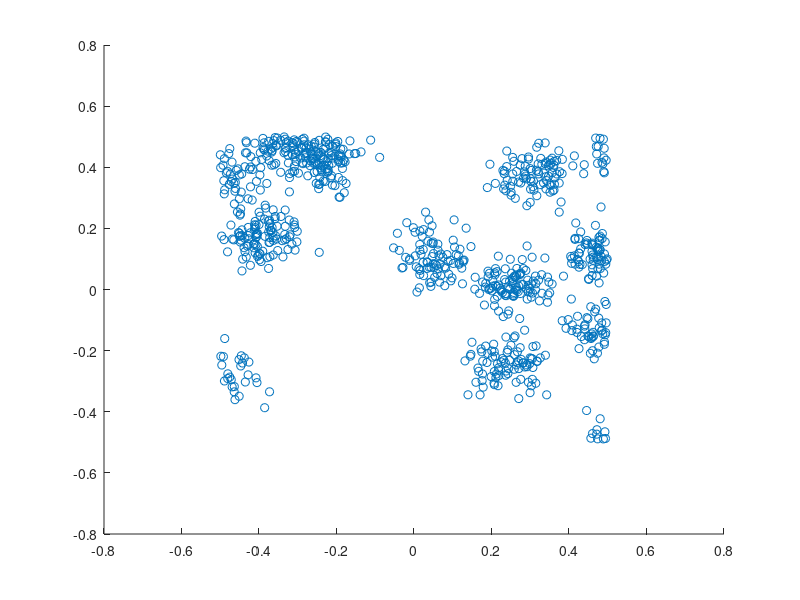

This chart was generated by the following MATLAB code:
% Simulate a Thomas cluster point process on a rectangle.
% Author: H. Paul Keeler, 2018.
% Website: hpaulkeeler.com
% Repository: github.com/hpaulkeeler/posts
% For more details, see the post:
% hpaulkeeler.com/simulating-a-thomas-cluster-point-process/

%Simulation window parameters
xMin=-.5;
xMax=.5;
yMin=-.5;
yMax=.5;

%Parameters for the parent and daughter point processes 
lambdaParent=10;%density of parent Poisson point process
lambdaDaughter=100;%mean number of points in each cluster
sigma=0.05;%sigma for normal variables (ie random locations) of daughters

%Extended simulation windows parameters
rExt=6*sigma; %extension parameter -- use factor of deviation
%for rExt, use factor of deviation sigma eg 5 or 6
xMinExt=xMin-rExt;
xMaxExt=xMax+rExt;
yMinExt=yMin-rExt;
yMaxExt=yMax+rExt;
%rectangle dimensions
xDeltaExt=xMaxExt-xMinExt;
yDeltaExt=yMaxExt-yMinExt;
areaTotalExt=xDeltaExt*yDeltaExt; %area of extended rectangle

%Simulate Poisson point process for the parents
numbPointsParent=poissrnd(areaTotalExt*lambdaParent,1,1);%Poisson number 
%x and y coordinates of Poisson points for the parent
xxParent=xMinExt+xDeltaExt*rand(numbPointsParent,1);
yyParent=yMinExt+yDeltaExt*rand(numbPointsParent,1);

%Simulate Poisson point process for the daughters (ie final poiint process)
numbPointsDaughter=poissrnd(lambdaDaughter,numbPointsParent,1); 
numbPoints=sum(numbPointsDaughter); %total number of points

%Generate the (relative) locations in Cartesian coordinates by 
%simulating independent normal variables
xx0=normrnd(0,sigma,numbPoints,1);
yy0=normrnd(0,sigma,numbPoints,1);

%replicate parent points (ie centres of disks/clusters) 
xx=repelem(xxParent,numbPointsDaughter);
yy=repelem(yyParent,numbPointsDaughter);
%translate points (ie parents points are the centres of cluster disks)
xx=xx(:)+xx0;
yy=yy(:)+yy0;

%thin points if outside the simulation window
booleInside=((xx>=xMin)&(xx<=xMax)&(yy>=yMin)&(yy<=yMax));
%retain points inside simulation window
xx=xx(booleInside); 
yy=yy(booleInside); 

%Plotting
scatter(xx,yy);
shg;